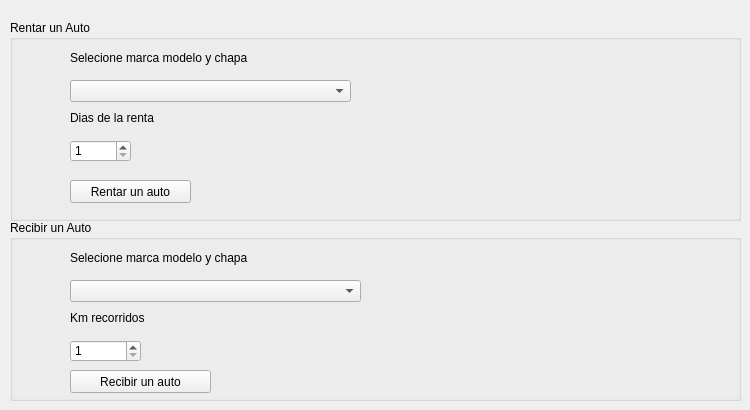
    <widget class="QWidget" name="tab_3">
     <attribute name="title">
      <string>Rentar - Recibir</string>
     </attribute>
     <widget class="QGroupBox" name="groupBox_2">
      <property name="geometry">
       <rect>
        <x>10</x>
        <y>20</y>
        <width>731</width>
        <height>201</height>
       </rect>
      </property>
      <property name="title">
       <string>Rentar un Auto</string>
      </property>
      <widget class="QPushButton" name="pushButtonRentar">
       <property name="geometry">
        <rect>
         <x>60</x>
         <y>160</y>
         <width>121</width>
         <height>23</height>
        </rect>
       </property>
       <property name="statusTip">
        <string>Rentar un auto de la compañia</string>
       </property>
       <property name="text">
        <string>Rentar un auto</string>
       </property>
      </widget>
      <widget class="QLabel" name="label_18">
       <property name="geometry">
        <rect>
         <x>60</x>
         <y>90</y>
         <width>111</width>
         <height>16</height>
        </rect>
       </property>
       <property name="text">
        <string>Dias de la renta</string>
       </property>
      </widget>
      <widget class="QSpinBox" name="spinBoxRentaDias">
       <property name="geometry">
        <rect>
         <x>60</x>
         <y>120</y>
         <width>61</width>
         <height>22</height>
        </rect>
       </property>
       <property name="buttonSymbols">
        <enum>QAbstractSpinBox::UpDownArrows</enum>
       </property>
       <property name="minimum">
        <number>1</number>
       </property>
       <property name="maximum">
        <number>1000000000</number>
       </property>
      </widget>
      <widget class="QLabel" name="label_19">
       <property name="geometry">
        <rect>
         <x>390</x>
         <y>40</y>
         <width>171</width>
         <height>141</height>
        </rect>
       </property>
       <property name="text">
        <string/>
       </property>
       <property name="pixmap">
        <pixmap resource="imagen.qrc">:/imagenes/Nueva carpeta/Alugando um carro para ter uma renda extra_.png</pixmap>
       </property>
       <property name="scaledContents">
        <bool>true</bool>
       </property>
      </widget>
      <widget class="QComboBox" name="comboBoxRentarAuto">
       <property name="geometry">
        <rect>
         <x>60</x>
         <y>60</y>
         <width>281</width>
         <height>22</height>
        </rect>
       </property>
      </widget>
      <widget class="QLabel" name="label_31">
       <property name="geometry">
        <rect>
         <x>60</x>
         <y>30</y>
         <width>251</width>
         <height>16</height>
        </rect>
       </property>
       <property name="text">
        <string>Selecione marca modelo y chapa </string>
       </property>
      </widget>
     </widget>
     <widget class="QGroupBox" name="groupBox_3">
      <property name="geometry">
       <rect>
        <x>10</x>
        <y>220</y>
        <width>731</width>
        <height>181</height>
       </rect>
      </property>
      <property name="title">
       <string>Recibir un Auto</string>
      </property>
      <widget class="QPushButton" name="pushButtonRecibir">
       <property name="geometry">
        <rect>
         <x>60</x>
         <y>150</y>
         <width>141</width>
         <height>23</height>
        </rect>
       </property>
       <property name="statusTip">
        <string>Recibir un nuevo auto de la compañia</string>
       </property>
       <property name="text">
        <string>Recibir un auto</string>
       </property>
      </widget>
      <widget class="QLabel" name="label_17">
       <property name="geometry">
        <rect>
         <x>60</x>
         <y>90</y>
         <width>101</width>
         <height>16</height>
        </rect>
       </property>
       <property name="text">
        <string>Km recorridos</string>
       </property>
      </widget>
      <widget class="QSpinBox" name="spinBoxKmRecorridos">
       <property name="geometry">
        <rect>
         <x>60</x>
         <y>120</y>
         <width>71</width>
         <height>22</height>
        </rect>
       </property>
       <property name="minimum">
        <number>1</number>
       </property>
       <property name="maximum">
        <number>1000000000</number>
       </property>
      </widget>
      <widget class="QLabel" name="label_20">
       <property name="geometry">
        <rect>
         <x>400</x>
         <y>30</y>
         <width>171</width>
         <height>121</height>
        </rect>
       </property>
       <property name="text">
        <string/>
       </property>
       <property name="pixmap">
        <pixmap resource="imagen.qrc">:/imagenes/Nueva carpeta/378e87745b5a89d6e8c0fee1ff38c025.png</pixmap>
       </property>
       <property name="scaledContents">
        <bool>true</bool>
       </property>
      </widget>
      <widget class="QComboBox" name="comboBoxRecibirAuto">
       <property name="geometry">
        <rect>
         <x>60</x>
         <y>60</y>
         <width>291</width>
         <height>22</height>
        </rect>
       </property>
      </widget>
      <widget class="QLabel" name="label_32">
       <property name="geometry">
        <rect>
         <x>60</x>
         <y>30</y>
         <width>251</width>
         <height>16</height>
        </rect>
       </property>
       <property name="text">
        <string>Selecione marca modelo y chapa </string>
       </property>
      </widget>
     </widget>
    </widget>
